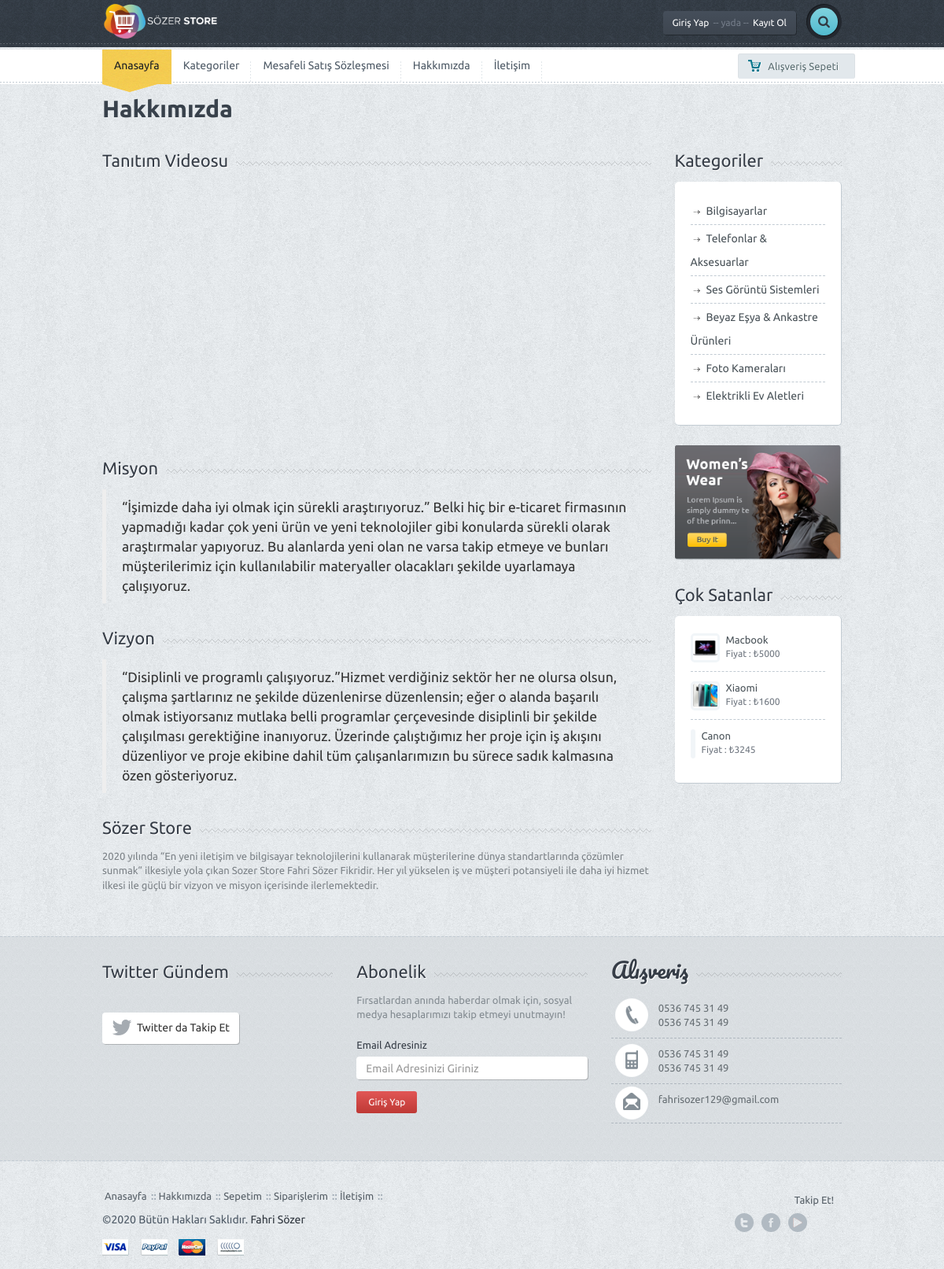
The page /eticaret/hakkimizda.php on the database its author committed.
### tables this page shows
CREATE TABLE `ayar` (
  `ayar_id` int(11) NOT NULL,
  `ayar_logo` varchar(250) NOT NULL,
  `ayar_url` varchar(50) NOT NULL,
  `ayar_title` varchar(250) NOT NULL,
  `ayar_description` varchar(250) NOT NULL,
  `ayar_keywords` varchar(50) NOT NULL,
  `ayar_author` varchar(50) NOT NULL,
  `ayar_tel` varchar(50) NOT NULL,
  `ayar_gsm` varchar(50) NOT NULL,
  `ayar_faks` varchar(50) NOT NULL,
  `ayar_mail` varchar(50) NOT NULL,
  `ayar_ilce` varchar(50) NOT NULL,
  `ayar_il` varchar(50) NOT NULL,
  `ayar_adres` varchar(250) NOT NULL,
  `ayar_mesai` varchar(250) NOT NULL,
  `ayar_maps` varchar(250) NOT NULL,
  `ayar_analystic` varchar(50) NOT NULL,
  `ayar_zopim` varchar(250) NOT NULL,
  `ayar_facebook` varchar(50) NOT NULL,
  `ayar_twitter` varchar(50) NOT NULL,
  `ayar_google` varchar(50) NOT NULL,
  `ayar_youtube` varchar(50) NOT NULL,
  `ayar_smtphost` varchar(50) NOT NULL,
  `ayar_smtpuser` varchar(50) NOT NULL,
  `ayar_smtppassword` varchar(50) NOT NULL,
  `ayar_smtpport` varchar(50) NOT NULL,
  `ayar_bakim` enum('0','1') NOT NULL DEFAULT '1'
);

CREATE TABLE `menu` (
  `menu_id` int(11) NOT NULL,
  `menu_ust` varchar(50) NOT NULL,
  `menu_ad` varchar(100) NOT NULL,
  `menu_detay` text NOT NULL,
  `menu_url` varchar(250) NOT NULL,
  `menu_sira` int(2) NOT NULL,
  `menu_durum` enum('0','1') NOT NULL,
  `menu_seourl` varchar(250) NOT NULL
);

CREATE TABLE `hakkimizda` (
  `hakkimizda_id` int(11) NOT NULL,
  `hakkimizda_baslik` varchar(250) NOT NULL,
  `hakkimizda_icerik` text NOT NULL,
  `hakkimizda_video` varchar(50) NOT NULL,
  `hakkimizda_vizyon` varchar(500) NOT NULL,
  `hakkimizda_misyon` varchar(500) NOT NULL
);

CREATE TABLE `kategori` (
  `kategori_id` int(11) NOT NULL,
  `kategori_ad` varchar(100) NOT NULL,
  `kategori_ust` int(2) NOT NULL,
  `kategori_seourl` varchar(250) NOT NULL,
  `kategori_sira` int(2) NOT NULL,
  `kategori_durum` enum('0','1') NOT NULL DEFAULT '1'
);

### eticaret/nedmin/production/fonksiyon.php (called while the page is built, shortened)
<?php
function seo($str, $options = array())
{
    $str = mb_convert_encoding((string)$str, 'UTF-8', mb_list_encodings());
    $defaults = array(
        'delimiter' => '-',
        'limit' => null,
        'lowercase' => true,
        'replacements' => array(),
        'transliterate' => true
    );
    $options = array_merge($defaults, $options);
    $str = preg_replace(array_keys($options['replacements']), $options['replacements'], $str);
    if ($options['transliterate']) {
        $str = str_replace(array_keys($char_map), $char_map, $str);
    }
    $str = preg_replace('/[^\p{L}\p{Nd}]+/u', $options['delimiter'], $str);
    $str = preg_replace('/(' . preg_quote($options['delimiter'], '/') . '){2,}/', '$1', $str);
    $str = mb_substr($str, 0, ($options['limit'] ? $options['limit'] : mb_strlen($str, 'UTF-8')), 'UTF-8');
    $str = trim($str, $options['delimiter']);
    return $options['lowercase'] ? mb_strtolower($str, 'UTF-8') : $str;
}
?>

### eticaret/hakkimizda.php (the view)
<?php
include 'header.php';
$hakkimizdasor=$db->prepare("SELECT * FROM hakkimizda where hakkimizda_id=:id");
$hakkimizdasor->execute(array(
	'id' => 0
	));
$hakkimizdacek=$hakkimizdasor->fetch(PDO::FETCH_ASSOC);
?>
<div class="container">
	<div class="row">
		<div class="col-md-12">
					<div class="row">
						<div class="col-md-4">
							<div class="bigtitle">Hakkımızda</div>
						</div>
					</div>
		</div>
	</div>
	<div class="row">
		<div class="col-md-9">
			<div class="title-bg">
				<div class="title">Tanıtım Videosu</div>
			</div>
			<iframe width="560" height="315" src="https://www.youtube.com/embed/<?php echo $hakkimizdacek['hakkimizda_video'] ?>" frameborder="0" allowfullscreen></iframe>
			<div class="title-bg">
				<div class="title">Misyon</div>
			</div>
			<blockquote><?php echo $hakkimizdacek['hakkimizda_misyon']; ?></blockquote>
			<div class="title-bg">
				<div class="title">Vizyon</div>
			</div>
			<blockquote><?php echo $hakkimizdacek['hakkimizda_vizyon']; ?></blockquote>
			<div class="title-bg">
				<div class="title"><?php echo $hakkimizdacek['hakkimizda_baslik']; ?></div>
			</div>
			<div class="page-content">
				<p>
					<?php echo $hakkimizdacek['hakkimizda_icerik']; ?>
				</p>
			</div>
		</div>
		<?php include 'sidebar.php'; ?>
	</div>
	<div class="spacer"></div>
</div>
<?php include 'footer.php'; ?>

### eticaret/header.php (shortened to what this page needs)
<?php
include 'nedmin/netting/baglan.php';
include 'nedmin/production/fonksiyon.php';
$ayarsor=$db->prepare("SELECT * FROM ayar where ayar_id=:id");
$ayarsor->execute(array(
	'id' => 0
	));
$ayarcek=$ayarsor->fetch(PDO::FETCH_ASSOC);
$kullanicisor=$db->prepare("SELECT * FROM kullanici where kullanici_mail=:mail");
$kullanicisor->execute(array(
  'mail' => @$_SESSION['userkullanici_mail']
  ));
$kullanicicek=$kullanicisor->fetch(PDO::FETCH_ASSOC);
?>
<!DOCTYPE html>
<html lang="en">
<head>
	<link href='font-awesome\css\font-awesome.css' rel="stylesheet" type="text/css">
	<link href="bootstrap\css\bootstrap.min.css" rel="stylesheet">
	<link rel="stylesheet" href="style.css">
	<link rel="stylesheet" href="css\owl.carousel.css">
	<link rel="stylesheet" href="css\owl.transitions.css">
    </head>
    <body>
     <div id="wrapper">
      <div class="header">
       <div class="container">
        <div class="row">
         <div class="col-xs-6 col-md-4 main-logo">
          <a href="index.php"><img width="150" src="<?php echo $ayarcek['ayar_logo'] ?>" alt="Site Logosu" class="logo img-responsive"></a>
        </div>
        <div class="col-md-8">
          <div class="pushright">
           <div class="top">
             <?php
             if (!isset($_SESSION['userkullanici_mail'])) {?>
             <a href="#" id="reg" class="btn btn-default btn-dark">Giriş Yap<span>-- yada --</span>Kayıt Ol</a>
             <?php } else { ?>
             <a href="#"  class="btn btn-default btn-dark">Hoşgeldin<span>--</span><?php echo $kullanicicek['kullanici_adsoyad'] ?></a>
             <?php } ?>
        <div class="srch-wrap">
         <a href="#" id="srch" class="btn btn-default btn-search"><i class="fa fa-search"></i></a>
       </div>
</div>
</div>
</div>
</div>
</div>
<div class="dashed"></div>
</div>
<div class="main-nav">
 <div class="navbar navbar-default navbar-static-top">
  <div class="container">
   <div class="row">
    <div class="col-md-10">
   <div class="navbar-collapse collapse">
    <ul class="nav navbar-nav">
     <li><a href="index.php" class="active">Anasayfa</a><div class="curve"></div></li>
     <?php
     $menusor=$db->prepare("SELECT * FROM menu where menu_durum=:durum order by menu_sira ASC limit 5");
     $menusor->execute(array(
      'durum' => 1
      ));
     while($menucek=$menusor->fetch(PDO::FETCH_ASSOC)) {
       ?>
       <li><a href="
        <?php
        if (!empty($menucek['menu_url'])) {
          echo $menucek['menu_url'];
        } else {
          echo "sayfa-".seo($menucek['menu_ad']);
        }
        ?>
        "><?php echo $menucek['menu_ad'] ?></a></li>
        <?php } ?>
      </ul>
    </div>
  </div>
  <div class="col-md-2 machart">
   <button id="popcart" class="btn btn-default btn-chart btn-sm "><span class="mychart">Alışveriş Sepeti</span><span class="allprice"></span></button>
</div>
</div>
</div>
</div>
	</div>

### eticaret/sidebar.php (shortened to what this page needs)
<div class="col-md-3">
	<div class="title-bg">
		<div class="title">Kategoriler</div>
	</div>
	<div class="categorybox">
		<ul>
					<?php
			$query = "SELECT * FROM kategori order by kategori_id";
			$goster = $db->prepare($query);
$goster->execute();
 $toplamSatirSayisi = $goster->rowCount();
$tumSonuclar = $goster->fetchAll();
for ($i = 0; $i < $toplamSatirSayisi; $i++) {
	if ($tumSonuclar[$i]['kategori_ust'] == "0") {
		kategori($tumSonuclar[$i]['kategori_id'], $tumSonuclar[$i]['kategori_ad'], $tumSonuclar[$i]['kategori_ust']);
	}
}
function kategori($kategori_id, $kategori_ad, $kategori_ust) {
	global $tumSonuclar;
	global $toplamSatirSayisi;
	$altKategoriSayisi = 0;
	for ($i = 0; $i < $toplamSatirSayisi; $i++) {
		if ($tumSonuclar[$i]['kategori_ust'] == $kategori_id) {
			$altKategoriSayisi++;
		}
	}
	?>
	<li>
		<a href="kategori-<?=seo($kategori_ad) ?>"><?php echo $kategori_ad ?></a>
</li>
<?php
}
?>
		</ul>
	</div>
	<div class="ads">
		<a href="product.htm"><img src="images\ads.png" class="img-responsive" alt=""></a>
	</div>
	<div class="title-bg">
		<div class="title">Çok Satanlar</div>
	</div>
	<div class="best-seller">
		<ul>
			<li class="clearfix">
				<a href="#"><img src="images\Macbook.jpeg" alt="" class="img-responsive mini"></a>
				<div class="mini-meta">
					<a href="http://localhost/eticaret/urun-apple-macbook-pro-13-3-muhn2tu-a-space-grey-15" class="smalltitle2">Macbook</a>
					<p class="smallprice2">Fiyat : ₺5000 </p>
				</div>
			</li>
			<li class="clearfix">
				<a href="http://localhost/eticaret/urun-xiaomi-redmi-note-9-pro-128-gb-16"><img src="images\xioami1.jpeg" alt="" class="img-responsive mini"></a>
				<div class="mini-meta">
					<a href="#" class="smalltitle2">Xiaomi</a>
					<p class="smallprice2">Fiyat : ₺1600 </p>
				</div>
			</li>
			<li class="clearfix">
				<a href="http://localhost/eticaret/urun-canon-eos-250d-18-55mm-iii-19"><img src="images\canon1.jpeg" alt="" class="img-responsive mini"></a>
				<div class="mini-meta">
					<a href="#" class="smalltitle2">Canon</a>
					<p class="smallprice2">Fiyat : ₺3245 </p>
				</div>
			</li>
		</ul>
	</div>
			</div>

### eticaret/footer.php (shortened to what this page needs)
<div class="f-widget">
		<div class="container">
			<div class="row">
				<div class="col-md-4">
					<div class="title-widget-bg">
						<div class="title-widget">Twitter Gündem</div>
					</div>
					<a href="http://www.twitter.com/fahrisozer33" class="btn btn-default btn-follow"><i class="fa fa-twitter fa-2x"></i><div>Twitter da Takip Et</div></a>
				</div>
				<div class="col-md-4">
					<div class="title-widget-bg">
						<div class="title-widget">Abonelik</div>
					</div>
					<div class="newsletter">
						<p>
							Fırsatlardan anında haberdar olmak için, sosyal medya hesaplarımızı takip etmeyi unutmayın!
						</p>
						<form role="form">
							<div class="form-group">
								<label>Email Adresiniz</label>
								<input type="email" class="form-control newstler-input" id="exampleInputEmail1" placeholder="Email Adresinizi Giriniz">
								<button class="btn btn-default btn-red btn-sm">Giriş Yap</button>
							</div>
						</form>
					</div>
				</div>
				<div class="col-md-4">
					<div class="title-widget-bg">
						<div class="title-widget-cursive">Alışveriş</div>
					</div>
					<ul class="contact-widget">
						<li class="fphone"><?php echo $ayarcek['ayar_tel']; ?> <br> <?php echo $ayarcek['ayar_faks']; ?></li>
						<li class="fmobile"><?php echo $ayarcek['ayar_gsm']; ?><br><?php echo $ayarcek['ayar_gsm']; ?></li>
						<li class="fmail lastone"><?php echo $ayarcek['ayar_mail']; ?></li>
					</ul>
				</div>
			</div>
			<div class="spacer"></div>
		</div>
	</div>
	<div class="footer">
		<div class="container">
			<div class="row">
				<div class="col-md-9">
					<ul class="footermenu">
						<li><a href="index.php">Anasayfa</a></li>
						<li><a href="hakkimizda.php">Hakkımızda</a></li>
						<li><a href="sepet.php">Sepetim</a></li>
						<li><a href="siparislerim.php">Siparişlerim</a></li>
						<li><a href="iletisim.php">İletişim</a></li>
					</ul>
					<div class="f-credit">&copy;2020 Bütün Hakları Saklıdır. <a href="http://www.twitter.com/fahrisozer33"><?php echo $ayarcek['ayar_author'] ?></a></div>
					<a href=""><div class="payment visa"></div></a>
					<a href=""><div class="payment paypal"></div></a>
					<a href=""><div class="payment mc"></div></a>
					<a href=""><div class="payment nh"></div></a>
				</div>
				<div class="col-md-3">
					<div class="followon">Takip Et!</div>
					<div class="fsoc">
						<a href="http://<?php echo $ayarcek['ayar_twitter']; ?>" class="ftwitter">Twitter</a>
						<a href="http://<?php echo $ayarcek['ayar_facebook']; ?>" class="ffacebook">facebook</a>
						<a href="http://<?php echo $ayarcek['ayar_youtube']; ?>" class="fflickr">Youtube</a>
						<a href="http://<?php echo $ayarcek['ayar_google']; ?>" class="ffeed">Google</a>
					</div>
					<div class="clearfix"></div>
				</div>
			</div>
		</div>
	</div>
	</div>
  </body>
</html>

### rows shown on the page
ayar: ayar_logo (picture), ayar_tel "0536 745 31 49", ayar_faks "0536 745 31 49", ayar_gsm "0536 745 31 49", ayar_mail "fahrisozer129@gmail.com", ayar_author "Fahri Sözer"
menu: menu_ad "Kategoriler"
menu: menu_ad "Mesafeli Satış Sözleşmesi"
menu: menu_ad "Hakkımızda"
menu: menu_ad "İletişim"
hakkimizda: hakkimizda_misyon "“İşimizde daha iyi olmak için sürekli araştırıyoruz.” Belki hiç bir e-ticaret firmasının yapmadığı kadar çok yeni ürün ve yeni teknolojiler gibi konularda sürekli olarak araştırmalar yapıyoruz. Bu alanlarda yeni olan ne varsa takip etmeye ve bunları müşterilerimiz için kullanılabilir materyaller olacakları şekilde uyarlamaya çalışıyoruz.", hakkimizda_vizyon "“Disiplinli ve programlı çalışıyoruz.”Hizmet verdiğiniz sektör her ne olursa olsun, çalışma şartlarınız ne şekilde düzenlenirse düzenlensin; eğer o alanda başarılı olmak istiyorsanız mutlaka belli programlar çerçevesinde disiplinli bir şekilde çalışılması gerektiğine inanıyoruz. Üzerinde çalıştığımız her proje için iş akışını düzenliyor ve proje ekibine dahil tüm çalışanlarımızın bu sürece sadık kalmasına özen gösteriyoruz.", hakkimizda_baslik "Sözer Store", hakkimizda_icerik "2020 yılında “En yeni iletişim ve bilgisayar teknolojilerini kullanarak müşterilerine dünya standartlarında çözümler sunmak” ilkesiyle yola çıkan Sozer Store Fahri Sözer Fikridir. Her yıl yükselen iş ve müşteri potansiyeli ile daha iyi hizmet ilkesi ile güçlü bir vizyon ve misyon içerisinde ilerlemektedir."
kategori: kategori_ust 0 (drawn), kategori_ad "Bilgisayarlar"
kategori: kategori_ust 0 (drawn), kategori_ad "Telefonlar & Aksesuarlar"
kategori: kategori_ust 0 (drawn), kategori_ad "Ses Görüntü Sistemleri"
kategori: kategori_ust 0 (drawn), kategori_ad "Beyaz Eşya & Ankastre Ürünleri"
kategori: kategori_ust 0 (drawn), kategori_ad "Foto Kameraları"
kategori: kategori_ust 0 (drawn), kategori_ad "Elektrikli Ev Aletleri"
